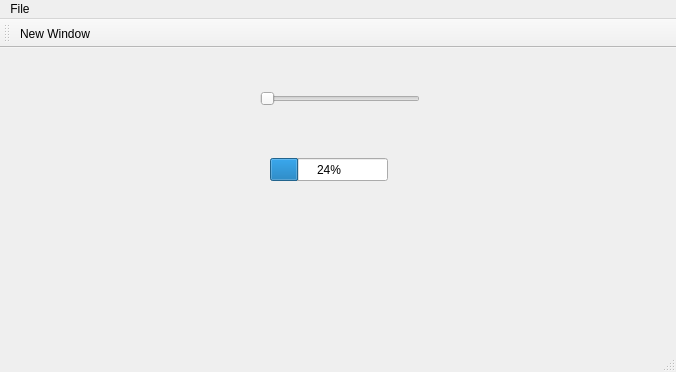
<?xml version="1.0" encoding="UTF-8"?>
<ui version="4.0">
 <class>MainWindow</class>
 <widget class="QMainWindow" name="MainWindow">
  <property name="geometry">
   <rect>
    <x>0</x>
    <y>0</y>
    <width>676</width>
    <height>372</height>
   </rect>
  </property>
  <property name="windowTitle">
   <string>MainWindow</string>
  </property>
  <widget class="QWidget" name="centralWidget">
   <widget class="QSlider" name="horizontalSlider">
    <property name="geometry">
     <rect>
      <x>260</x>
      <y>40</y>
      <width>160</width>
      <height>22</height>
     </rect>
    </property>
    <property name="orientation">
     <enum>Qt::Horizontal</enum>
    </property>
   </widget>
   <widget class="QProgressBar" name="progressBar">
    <property name="geometry">
     <rect>
      <x>270</x>
      <y>110</y>
      <width>118</width>
      <height>23</height>
     </rect>
    </property>
    <property name="value">
     <number>24</number>
    </property>
   </widget>
  </widget>
  <widget class="QMenuBar" name="menuBar">
   <property name="geometry">
    <rect>
     <x>0</x>
     <y>0</y>
     <width>676</width>
     <height>22</height>
    </rect>
   </property>
   <widget class="QMenu" name="menuFile">
    <property name="title">
     <string>File</string>
    </property>
    <addaction name="actionNew_Window"/>
   </widget>
   <addaction name="menuFile"/>
  </widget>
  <widget class="QToolBar" name="mainToolBar">
   <attribute name="toolBarArea">
    <enum>TopToolBarArea</enum>
   </attribute>
   <attribute name="toolBarBreak">
    <bool>false</bool>
   </attribute>
   <addaction name="actionNew_Window"/>
  </widget>
  <widget class="QStatusBar" name="statusBar"/>
  <action name="actionNew_Window">
   <property name="text">
    <string>New Window</string>
   </property>
  </action>
 </widget>
 <layoutdefault spacing="6" margin="11"/>
 <resources/>
 <connections/>
</ui>
